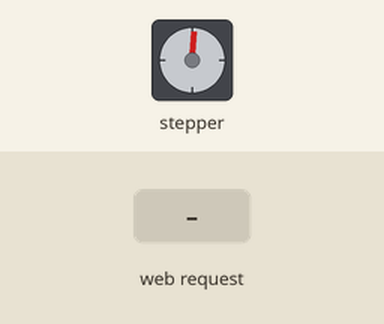
This sketch was run on a simulated ESP8266 (NodeMCU). Parts: stepper motor. The test bench sets the inputs (shaded band). WiFi joins after 1.5 s; servers stay silent unless stated; network time is answered at once with the bench clock; the local clock reads 2024-03-15 10:24:30 at power-on unless the sketch sets it; stepper angles assume 384 steps per turn; what the sketch prints to the serial monitor is not drawn.

Above: at 1.2 s.
1.3 s: HTTP request GET /save received
At 1.76 s:
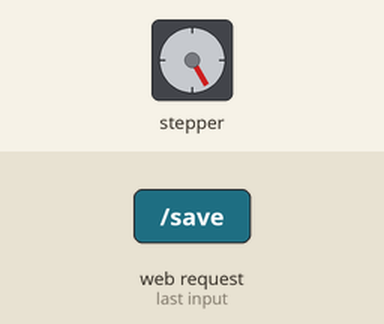
4.3 s: HTTP request GET /save?hh=120&mm=120&ss=120 received
At 4.3 s:
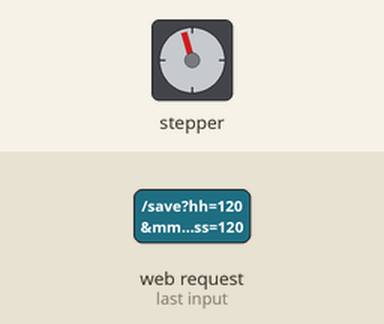
5.8 s: HTTP request GET /save?hh=1&mm=1&ss=1 received
At 30.6 s:
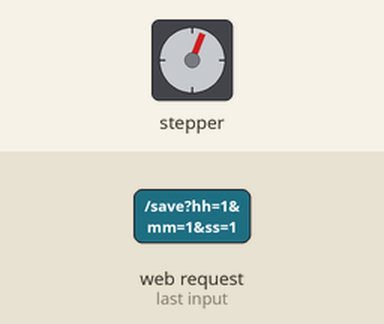
Timing chart, 0 to 31.5 s (numbered marks = the images above; inputs shaded):
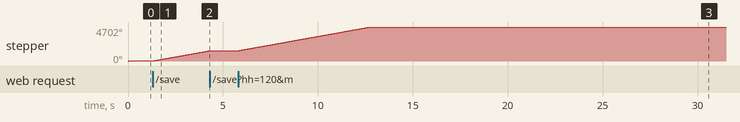

The sketch:

flipclock.ino
```cpp
#include <ESP8266WiFi.h>
#include <NTPClient.h>
#include <WiFiUDP.h>
#include <WiFiClient.h>
#include <ESP8266mDNS.h>
#include <ESP8266WebServer.h>

#include "A4988.h"

#define MOTOR_ACCEL 2000
#define MOTOR_DECEL 1000

#define RPM 80
#define MICROSTEPS 8

ESP8266WebServer server(80);

// using a 200-step motor (most common)
#define MOTOR_STEPS 48
// configure the pins connected
#define DIR 8
#define STEP 9
#define MS1 10
#define MS2 11
#define MS3 12
A4988 stepper(MOTOR_STEPS, 5, 12, 14);

typedef struct _fcTime {
  uint8_t hour;
  uint8_t minute;
} fcTime;

fcTime flipTime;

// Replace with your network credentials
#define SSID            "Hungriger Kater"
#define SSIDPWD         "3ApfelKuchenfuer1Kater"

// Define NTP Client to get time
WiFiUDP ntpUDP;
NTPClient timeClient(ntpUDP);

// Variables to save date and time
String formattedDate;
String dayStamp;
String timeStamp;


const String HTTP_HEAD           = "<!DOCTYPE html><html lang=\"en\"><head><meta name=\"viewport\" content=\"width=device-width, initial-scale=1, user-scalable=no\"/><title>{bedLight}</title>";
const String HTTP_STYLE  = "<style>.c{text-align: center;} div,input{padding:5px;font-size:1em;}  input{width:90%;}  body{text-align: center;font-family:verdana;background-color:#262626; color: white;} button{border:0;border-radius:0.6rem;background-color:#1fb3ec;color:#fdd;line-height:2.4rem;font-size:1.2rem;width:100%;} .q{float: right;width: 64px;text-align: right;} .button2 {background-color: #008CBA;} .button3 {background-color: #f44336;} .button4 {background-color: #515151; color: black;} .button5 {background-color: #555555;} .button6 {background-color: #d1b183;} .checkmark {height: 25px;width: 25px ;background-color: #eee; vertical-align: middle;}</style>";
const String HTTP_SCRIPT        = "<script>function c(l){document.getElementById('s').value=l.innerText||l.textContent;document.getElementById('p').focus();}</script>";
const String HTTP_HEAD_END      = "</head><body><div style='text-align:left;display:inline-block;min-width:260px;'>";

const String HOMEPAGE = "<form action=\"/cmd1\" method=\"get\"><button class=\"button3\">Red</button></form><br/><form action=\"/cmd2\" method=\"get\"><button class=\"button6\">Bright Warmwhite</button></form><br/> <form action=\"/cmd3\" method=\"get\"><button class=\"button2\">Blue</button></form><br/><form action=\"/cmd4\" method=\"get\"><button class=\"button4\">Off</button><br></form><br/>    ";

char htmlResponse[3000];

void handleRoot2() {

  snprintf ( htmlResponse, 3000,
"<!DOCTYPE html>\
<html lang=\"en\">\
  <head>\
    <meta charset=\"utf-8\">\
    <meta name=\"viewport\" content=\"width=device-width, initial-scale=1\">\
  </head>\
  <body>\
          <h1>Whats the clock displaying?:</h1>\
          <input type='text' name='date_hh' id='date_hh' size=2 autofocus> hh \
          <input type='text' name='date_mm' id='date_mm' size=2 autofocus> mm \
          <input type='text' name='date_ss' id='date_ss' size=2 autofocus> ss \
          <div>\
          <br><button id=\"save_button\">Lets make it roll!</button>\
          </div>\
    <script src=\"https://ajax.googleapis.com/ajax/libs/jquery/1.11.3/jquery.min.js\"></script>\
    <script>\
      var hh;\
      var mm;\
      var ss;\
      $('#save_button').click(function(e){\
        e.preventDefault();\
        hh = $('#date_hh').val();\
        mm = $('#date_mm').val();\
        ss = $('#date_ss').val();\
        $.get('/save?hh=' + hh + '&mm=' + mm + '&ss=' + ss, function(data){\
          console.log(data);\
        });\
      });\
    </script>\
  </body>\
</html>");

   server.send ( 200, "text/html", htmlResponse );

}

void setTime (int h, int m, int s) {
  flipTime.hour = h;
  flipTime.minute = m;
}


void handleSave() {
  if (server.arg("hh")!= ""){
   // Serial.println("Hours: " + server.arg("hh"));
  }

  if (server.arg("mm")!= ""){
    //Serial.println("Minutes: " + server.arg("mm"));
  }

  if (server.arg("ss")!= ""){
   // Serial.println("Seconds: " + server.arg("ss"));
  }

  Serial.println("Time: " + server.arg("hh")+":" + server.arg("mm")+":" + server.arg("ss"));
  setTime(server.arg("hh").toInt(),server.arg("mm").toInt(),server.arg("ss").toInt());
}

void handleRoot() {
 String s =HTTP_HEAD;
       s += HTTP_STYLE;
      s += HTTP_SCRIPT;
      s += HTTP_HEAD_END;
      s += "<H3>bedLight Control Panel</H3>";
      s+=HOMEPAGE;
  server.send(200, "text/html", s);

}

void cmd1() {
 String s =HTTP_HEAD;
       s += HTTP_STYLE;
      s += HTTP_SCRIPT;
      s += HTTP_HEAD_END;
      s += "<H3>bedLight Control Panel</H3>";
      s+=HOMEPAGE;
  server.send(200, "text/html", s);

}
void cmd2() {
 String s =HTTP_HEAD;
       s += HTTP_STYLE;
      s += HTTP_SCRIPT;
      s += HTTP_HEAD_END;
      s += "<H3>bedLight Control Panel</H3>";
      s+=HOMEPAGE;
  server.send(200, "text/html", s);

}
void cmd3() {
 String s =HTTP_HEAD;
       s += HTTP_STYLE;
      s += HTTP_SCRIPT;
      s += HTTP_HEAD_END;
      s += "<H3>bedLight Control Panel</H3>";
      s+=HOMEPAGE;
  server.send(200, "text/html", s);

}
void cmd4() {
 String s =HTTP_HEAD;
       s += HTTP_STYLE;
      s += HTTP_SCRIPT;
      s += HTTP_HEAD_END;
      s += "<H3>bedLight Control Panel</H3>";
      s+=HOMEPAGE;
  server.send(200, "text/html", s);


}


void setup() {

  Serial.begin(115200);

  WiFi.mode(WIFI_STA);
  WiFi.begin(SSID, SSIDPWD);
  // don't wait, observe time changing when ntp timestamp is received

  stepper.begin(RPM, MICROSTEPS);
    stepper.enable();

   // stepper.setSpeedProfile(stepper.LINEAR_SPEED, MOTOR_ACCEL, MOTOR_DECEL);


  Serial.println(WiFi.localIP());

// Initialize a NTPClient to get time
  timeClient.begin();
  // Set offset time in seconds to adjust for your timezone, for example:
  // GMT +1 = 3600
  // GMT +8 = 28800
  // GMT -1 = -3600
  // GMT 0 = 0
  timeClient.setTimeOffset(3600);
  timeClient.setUpdateInterval(3600000);

   if (!MDNS.begin("flipclock")) {
    Serial.println("Error setting up MDNS responder!");
    while (1) {
      delay(1000);
    }
  }
  Serial.println("mDNS responder started");

  // Start TCP (HTTP) server
  server.on("/", handleRoot2);
  server.on("/cmd1", cmd1);
  server.on("/cmd2", cmd2);
  server.on("/cmd3", cmd3);
  server.on("/cmd4", cmd4);
  server.on ("/save", handleSave);
  server.begin();
  Serial.println("TCP server started");

  // Add service to MDNS-SD
  MDNS.addService("http", "tcp", 80);


 timeClient.update();

}

int16_t timeRegler(uint8_t sollH, uint8_t sollM, uint8_t istH, uint8_t istM) {
   float gesamtSoll = sollH*60+sollM;
   float gesamtIst = istH*60+istM;

   float diff = 6*(gesamtSoll-gesamtIst);

   if (diff<0)
   {
    gesamtSoll += 24*60;
    diff = 6*(gesamtSoll-gesamtIst);
   }

   return diff;
}

bool first = false;

void loop() {
  server.handleClient();
  timeClient.update();

  // 2018-05-28T16:00:13Z
  formattedDate = timeClient.getFormattedDate();
  int splitT = formattedDate.indexOf("T");
 // dayStamp = formattedDate.substring(0, splitT);
  timeStamp = formattedDate.substring(splitT+1, formattedDate.length()-1);

  uint8_t sollHour = timeStamp.substring(0,2).toInt();
  uint8_t sollMinute = timeStamp.substring(3,5).toInt();

  if (first == false) {
    flipTime.hour = sollHour;
    if (sollMinute > 0)
    flipTime.minute = sollMinute-1;
    else {
      flipTime.minute = 59;
      flipTime.hour -=1;
    }
    first = true;
  }

  //Serial.println(sollHour);
  //Serial.println(sollMinute);

  int16_t speedval = timeRegler(sollHour, sollMinute, flipTime.hour, flipTime.minute);
  Serial.print("speed="); Serial.println(speedval);
  if (speedval >5)
  {
     stepper.enable();
    //6 speedval entspricht einer minute
    // if (speedval >50) speedval = 50; // overflow protextion
    speedval = 6;
    //speedval -= speedval%6;
    uint16_t minuteSpeed = speedval/6;//1;
    if (flipTime.minute+minuteSpeed<=59) flipTime.minute+=minuteSpeed; else {
       flipTime.minute=flipTime.minute+minuteSpeed-60;
       flipTime.hour++;
       if (flipTime.hour>23) flipTime.hour = 0;
    }

    if (((flipTime.minute+2) % 5) == 0) speedval+=1;
    stepper.rotate(speedval);

  } else { delay(2); stepper.disable(); }

}
```

Measured:
- after the input at 1.3 s, stepper: keeps turning clockwise at about 473°/s, starting at once
- after the input at 4.3 s, stepper: stops changing and stays 1424°
- after the input at 5.8 s, stepper: turns 3272° clockwise in 6.9 s, then 6° clockwise in 0.00 s
